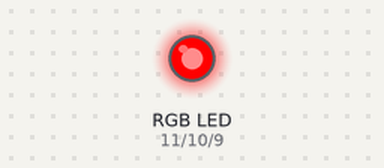
A sketch run on a simulated Arduino Uno, built with avr-gcc and run on an emulated ATmega328P. Parts: an RGB LED mixed from three pins (HIGH = lit).

Above: at 0.5 s.
At 1.5 s:
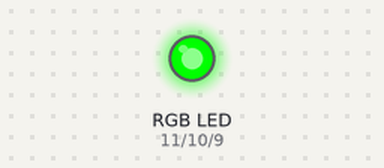
At 5.5 s:
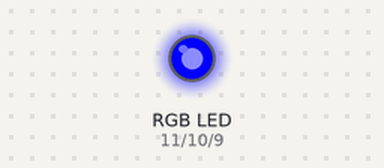
Timing chart, 0 to 6.9 s (numbered marks = the images above):
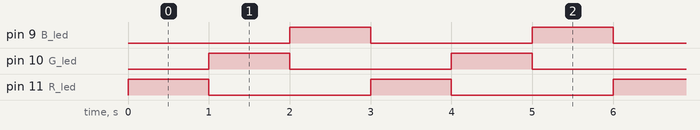

Measured:
- by itself, pin 9 (B_led), pin 10 (G_led), pin 11 (R_led): alternates HIGH for 1.0 s and LOW for 2.0 s
- by itself, everything shown: repeats every 3.0 s, in 3 steps

The sketch:

2_RGB__LED_Example.ino
```cpp
// connect the RGB led +pin to arduino's each pin.
const int R_led = 11;
const int G_led = 10;
const int B_led = 9;

void setup() {
  // Set pins
  pinMode(R_led, OUTPUT);
  pinMode(G_led, OUTPUT);
  pinMode(B_led, OUTPUT);
}

void loop() {
  // RED LED on
  digitalWrite(R_led, HIGH);
  digitalWrite(G_led, LOW);
  digitalWrite(B_led, LOW);

  // Wait 1 second
  delay(1000);

  // GREEN LED on
  digitalWrite(R_led, LOW);
  digitalWrite(G_led, HIGH);
  digitalWrite(B_led, LOW);

  // Wait 1 second
  delay(1000);

  // BLUE LED on
  digitalWrite(R_led, LOW);
  digitalWrite(G_led, LOW);
  digitalWrite(B_led, HIGH);

  // Wait 1 second
  delay(1000);
}
```
